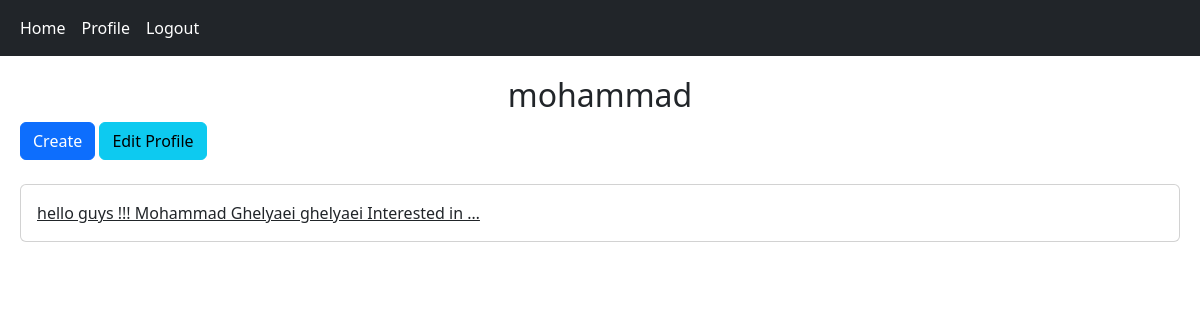
The page /account/profile/3/ (signed in) on the database as committed earlier.
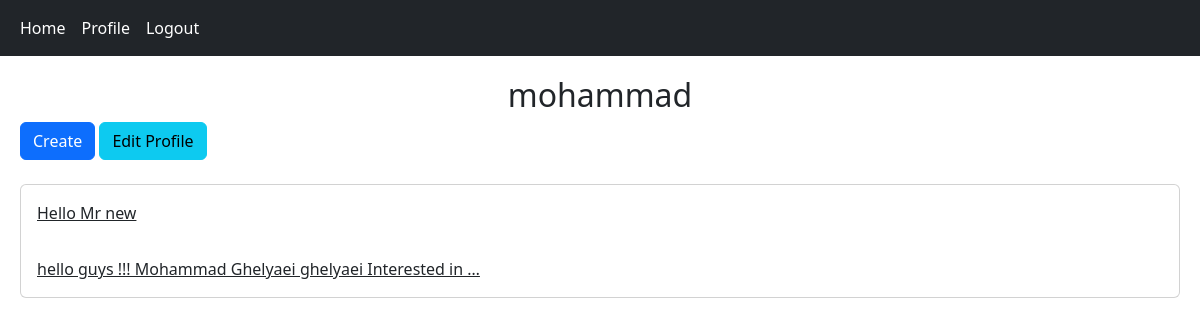
The same page on the database as committed later.
### home/models.py (models this page shows, shortened)
class Post(models.Model):
    user = models.ForeignKey(User, on_delete=models.CASCADE, related_name='posts')
    body = models.TextField()
    slug = models.SlugField()
    title = models.CharField(max_length=100, null=True, blank=True)
    created = models.DateTimeField(auto_now_add=True)
    updated = models.DateTimeField(auto_now=True)
    class Meta:
        ordering = ('-created',)
    def get_absolute_url(self):
        return reverse('home:post_detail', args=(self.id, self.slug))

### account/views.py (the view)
# urls.py: path('profile/<int:user_id>/', views.UserProfileView.as_view(), name='user_profile'),
class UserProfileView(LoginRequiredMixin, View):
    def get(self, request, user_id):
        is_following = False
        user = get_object_or_404(User, id=user_id)
        posts = user.posts.all() #backward relation //
        relation = Relation.objects.filter(from_user=request.user, to_user=user)
        if relation.exists():
            is_following = True
        return render(request, 'account/profile.html', {'user':user, 'posts':posts, 'is_following':is_following})

### account/templates/account/profile.html (shortened to what this page needs)
{% extends 'base.html' %}
{% block content %}
    <h2 class="text-center">{{ user.username }}</h2>
    {% if request.user.id == user.id %}
        <a href="{% url 'home:post_create' %}" class="btn btn-primary">Create</a>
        <a href="{% url 'account:edit_user' %}" class="btn btn-info">Edit Profile</a><br/><br/>
    {% endif %}
    <div class="card">
        {% for post in posts %}
            <a href="{{ post.get_absolute_url }}" class="card-body">{{ post.body|truncatewords:8 }}</a>
        {% endfor %}
    </div>
{% endblock %}

Rows that differ between the two databases and show on the page:
added Post: body "Hello Mr new"
